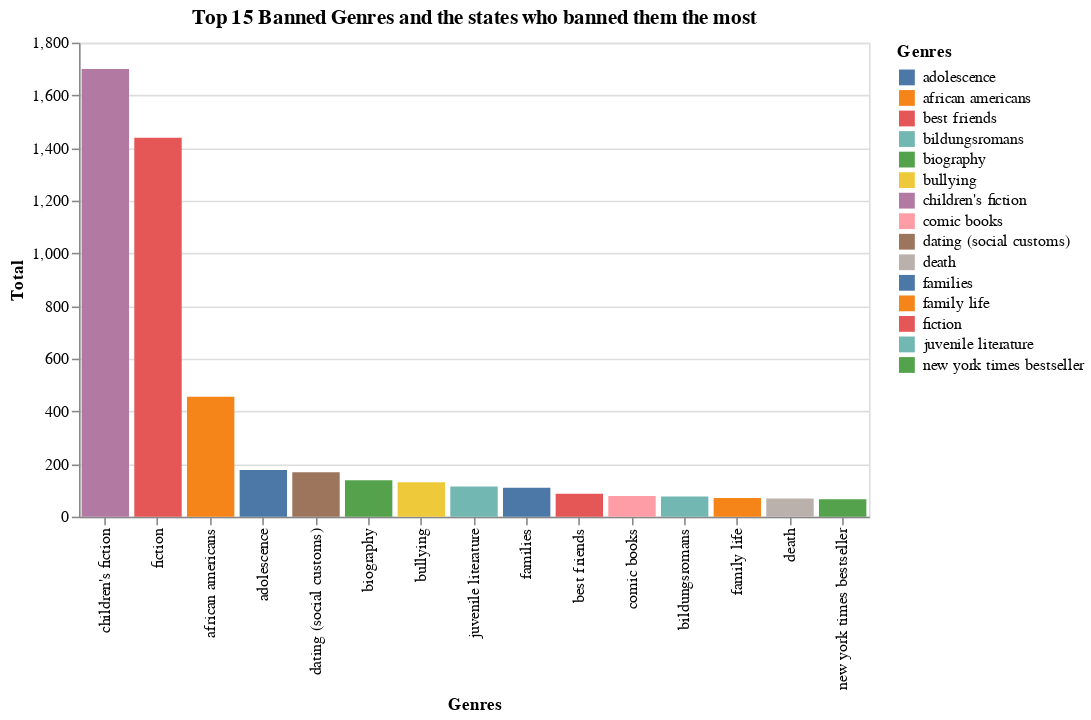

Here is the notebook cell this chart was saved with:
### Code cell
# created interactive chart displaying top 15 most banned genres and the state that bans it the most
chart = alt.Chart(big_15).mark_bar().encode(
    x=alt.X('Genres:N', sort=None),
    y='Total:Q',
    color='Genres:N',
    tooltip=['Genres:N', 'Total:Q', 'State:N'] # cool color setting
).properties(
    width=500,
    height=300,
    title='Top 15 Banned Genres and the states who banned them the most'
)

chart.show()

### Figure 1 — Vega-Lite specification as saved in the notebook (floating-point values rounded to 4 significant figures)
{"config": {"view": {"continuousWidth": 300, "continuousHeight": 300}}, "data": {"name": "data-637d3ddf85228c74f6a0b81b2cebf7e8"}, "mark": {"type": "bar"}, "encoding": {"color": {"field": "Genres", "type": "nominal"}, "tooltip": [{"field": "Genres", "type": "nominal"}, {"field": "Total", "type": "quantitative"}, {"field": "State", "type": "nominal"}], "x": {"field": "Genres", "sort": null, "type": "nominal"}, "y": {"field": "Total", "type": "quantitative"}}, "height": 300, "title": "Top 15 Banned Genres and the states who banned them the most", "width": 500, "$schema": "https://vega.github.io/schema/vega-lite/v5.20.1.json", "datasets": {"data-637d3ddf85228c74f6a0b81b2cebf7e8": [{"Genres": "children's fiction", "Total": 1700, "State": "Florida"}, {"Genres": "fiction", "Total": 1439, "State": "Florida"}, {"Genres": "african americans", "Total": 455, "State": "Florida"}, {"Genres": "adolescence", "Total": 177, "State": "Florida"}, {"Genres": "dating (social customs)", "Total": 169, "State": "Texas"}, {"Genres": "biography", "Total": 138, "State": "Florida"}, {"Genres": "bullying", "Total": 131, "State": "Florida"}, {"Genres": "juvenile literature", "Total": 115, "State": "Florida"}, {"Genres": "families", "Total": 110, "State": "Florida"}, {"Genres": "best friends", "Total": 87, "State": "Texas"}, {"Genres": "comic books", "Total": 78, "State": "Missouri"}, {"Genres": "bildungsromans", "Total": 77, "State": "Florida"}, {"Genres": "family life", "Total": 71, "State": "Texas"}, {"Genres": "death", "Total": 69, "State": "Florida"}, {"Genres": "new york times bestseller", "Total": 66, "State": "Florida"}]}}
